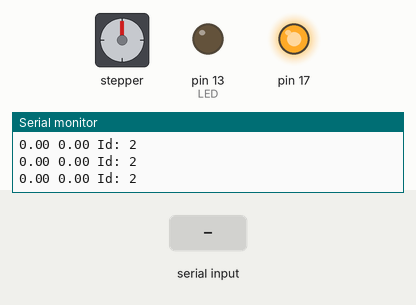
Recording of a sketch running on a simulated Arduino Leonardo, built with avr-gcc and run on an emulated ATmega32U4. Parts: stepper motor, output pins drawn as LEDs (lit = HIGH), the last lines printed to the serial monitor. Wiring (inferred from the names in the program): stepper motor driver (200 steps per turn assumed): step pin 5; direction pin 4; enable pin 6. The test bench sets the inputs (shaded band). Pins used as bus, display or sensor lines are not drawn.

Above: at 2.2 s.
2.3 s: "90,45,200\n" received over the second serial link
At 2.51 s:
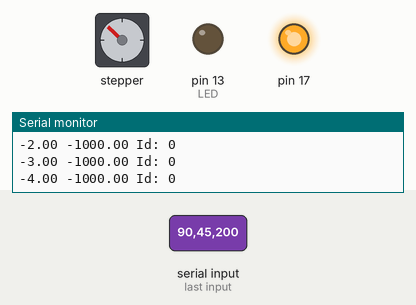
At 3.17 s:
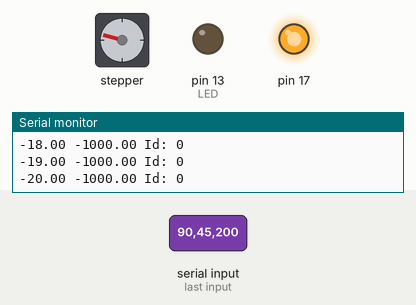
5.3 s: "90,45\n" received over the second serial link
At 5.49 s:
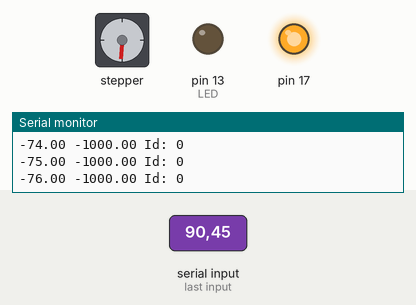
8.3 s: "90,45,200,10\n" received over the second serial link
11.3 s: "5\n" received over the second serial link
Timing chart, 0 to 15.3 s (numbered marks = the images above; inputs shaded):
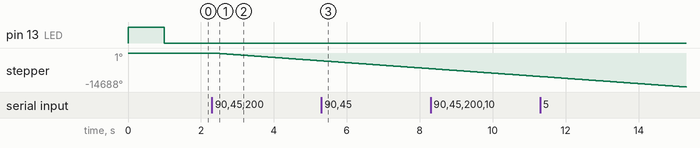

Measured:
- after the input at 2.3 s, stepper: keeps turning counter-clockwise at about 1136°/s, starting at once

The sketch:

MS_Q1.ino
```cpp
// en este programa se trata de que el PID este integrado en el encoderino y que desde serial se le envie desde simulink una posicion de referencia

#include <SPI.h>

#define CSN_PIN 11 //Pin slave-select del AS5047D
#define STEP_PIN 5 //Pin Step del DRV8825
#define DIR_PIN 4 //Pin Dir del DRV8825
#define EN_PIN 6 //Pin enable del DRV8825

#define INIT 0 // Posición inicial
// Unión para convertir un float en su representación en bytes
union Float {
  float raw;
  byte buffer[sizeof(float)];
};

float leerEncoder()  {
  long angulo;

  // COMUNICACIÓN SPI
  digitalWrite(CSN_PIN, LOW);
  byte msb = SPI.transfer(0xFF);
  byte lsb = SPI.transfer(0xFF);
  digitalWrite(CSN_PIN, HIGH);

  angulo = (((msb << 8) | lsb) & 0X3FFF); // msb | lsb (usando 14 bit)

  return ((float) angulo) * 0.0219726;
}


// Diferencia entre ángulos (-180<phi<=180)
float difAngle(float a, float b) {
  double angulo = a - b;
  //zona muerta
  if (abs(angulo) < 1) return 0;
  else if (angulo < -180.0)
    return 360.0 + angulo;
  else if (angulo > 180.0)
    return -360.0 + angulo;
  return angulo;
}


void setup() {
  pinMode(LED_BUILTIN, OUTPUT); // LED
  pinMode(CSN_PIN, OUTPUT);     // Chip Select SPI
  pinMode(STEP_PIN, OUTPUT);    // Step Driver
  pinMode(DIR_PIN, OUTPUT);     // Dir Driver
  pinMode(EN_PIN, OUTPUT);      // Enable Driver

  digitalWrite(LED_BUILTIN, HIGH); // Encender LED, inicialización

  // Serial
  Serial.begin(115200);         // Comunicación Serial a 115200 Baudios
  Serial.setTimeout(10);
  Serial1.begin(115200);         // Comunicación Serial a 115200 Baudios
  Serial1.setTimeout(10);    // Timeout de 5ms

  // SPI
  SPISettings settings(10000000, MSBFIRST, SPI_MODE1);  // Parámetros de la comunicación (Datasheet AS5047D)
  SPI.begin();                                          // Iniciar la comunicación
  delay(1000);                                          // TODO (Probar si es necesario)
  SPI.beginTransaction(settings);                       // Empezar comunicación SPI

  digitalWrite(LED_BUILTIN, LOW); // Apagar LED

  digitalWrite(EN_PIN, LOW);  // Encender Driver
}
long int t = millis();

unsigned long dly = 0;

Float speed, angleRef, angleRead;


float error, Kp, PID;


float abs_angle;
int nvueltas = 0;
float pastAngleRel = 0;
float HomeAngle = 256;

float getAngle() {
  float angleRel = leerEncoder();

  if ((pastAngleRel >= 0 && pastAngleRel < 10) && (angleRel < 360 && angleRel > 350)) nvueltas += 1;
  else if ((pastAngleRel < 360 && pastAngleRel > 350) && (angleRel >= 0 && angleRel < 10)) nvueltas -= 1;

  pastAngleRel = angleRel;

  float fangle = HomeAngle - angleRel;
  return (fangle + nvueltas * 360) / 5.0;
}
float q1 = 20;

String MSG;
int ID_action = 2;
float param1 = 0;
int param2;


void resetParam() {
  //  Type = '0';
  ID_action = 0;
  param1 = 0;
  param2 = 0;

}


void read_serial1() {
  int flag = 0;
  if (Serial1.available() > 1) {
    Serial1.flush();
    MSG = Serial1.readStringUntil('\n');
    Serial1.parseFloat();
    flag = 1;
  }
  if (flag) {
    process_MSG(MSG);
    Serial.println(MSG);
  }
}

void process_MSG(String mensaje) {

  String ID, p1, p2;
  ID = "";
  p1 = "";
  p2 = "";
  resetParam();

  //captura el modo
  //  Type = mensaje[0];
  mensaje.remove(0, 1);
  int i = 0;

  //captura el ID
  while (mensaje[i] != ' ' && mensaje.length() >= i) {
    ID += mensaje[i];
    i++;
  }

  mensaje.remove(0, i + 1);
  ID_action = ID.toInt();


  if (ID_action == 5); //ir a home

  //si hay que capturar parámetros

  else {
    //captura el 1er parametro
    i = 0;
    while (mensaje[i] != ' ' && mensaje.length() >= i) {
      p1 += mensaje[i];
      i++;
    }
    mensaje.remove(0, i + 1);


    if (ID_action == 4) {
      param1 = p1.toInt();

      //captura el parametro 2
      //captura el 1er parametro
      i = 0;
      while (mensaje[i] != ' ' && mensaje.length() >= i) {
        p2 += mensaje[i];
        i++;
      }
      mensaje.remove(0, i);

      param2 = p2.toInt();
    }
    else {
      param1 = p1.toFloat();
    }

  }

}


float x = 0;
float xref = 0;


void advance(float distance, float speedScrew) {

  long int nstep, n;
  n = 0;
  //una vuelta son 200 pasos y avanza 8 mm
  nstep = abs((distance / 8.0) * 200);

  if (speedScrew == 0) dly = 0;

  // tengo que calcular la velocidad lineal ahora tengo velocidad angular
  dly = fabs((1.0 / (speedScrew / 60.0 * 200.0 ) / 2.0) * 1e6);

  while (n <= nstep) {

    if (distance == 0) continue;
    if (distance > 0) {

      digitalWrite(DIR_PIN, HIGH);
      digitalWrite(STEP_PIN, HIGH);
      delayMicroseconds(dly);
      digitalWrite(STEP_PIN, LOW);
      delayMicroseconds(dly);

    } else {

      digitalWrite(DIR_PIN, LOW);
      digitalWrite(STEP_PIN, HIGH);
      delayMicroseconds(dly);
      digitalWrite(STEP_PIN, LOW);
      delayMicroseconds(dly);
    }
    n++;
  }

}

float SpeedScrew = 0;
int endflag =0;
void action(int ID, float p1, int p2) {
  switch (ID) {
    case 0: {

        if (endflag==0){

          xref=-1000;
          moveQ1(150);
          }
        else {xref=0;x=0;}

      } break;
    case 1: {
      } break;
    case 2: {
        xref = p1; SpeedScrew = 300; endflag = 0;
      } break;
    case 3: {
      } break;

    case 20: {
      } break;
    case 30: {
        if (endflag==0){advance(1,300);endflag=1;x=0;}
      } break;
    default:;

  }

}

void moveQ1(float vel) {

  if ((xref - x) > 1) {
    advance(0.5, vel); // Leer posición y mover husillo
    x += 0.5;
  }
  else if ((xref - x) < -1) {
    advance(-.5, vel); // Leer posición y mover husillo
    x -= 0.5;
  }


};
void loop() {

  read_serial1();

  /*if (Serial.available()>1){
    Serial.flush();
    MSG=Serial.readStringUntil('\n');
    Serial.parseFloat();
    process_MSG(MSG);
    }*/


  Serial.print(x);
  Serial.print(" ");
  Serial.print(xref);
  Serial.print(" Id: ");
  Serial.println(ID_action);


  action(ID_action, param1, param2);
  if (ID_action != 3 && ID_action != 30){
    moveQ1(SpeedScrew);
  }


}
```
